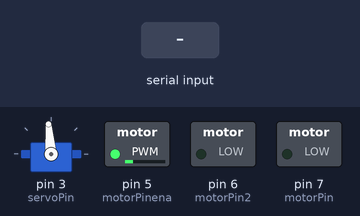
A sketch run on a simulated Arduino Nano, built with avr-gcc and run on an emulated ATmega328P. On the bench: servo, switched loads named in the sketch (green lamp = pin HIGH). Inputs (shaded band) come from the test bench. What the sketch prints to the serial monitor is not drawn.

Above: at 1.2 s.
1.3 s: "1" received over Serial
At 2.8 s:
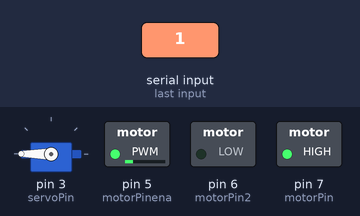
At 7.0 s:
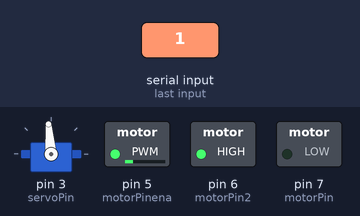
Timing chart, 0 to 10.8 s (numbered marks = the images above; inputs shaded):
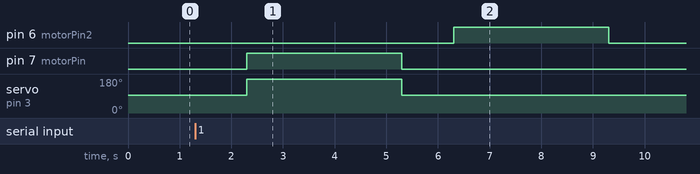

The sketch:

nano.ino.ino
```cpp
#include <Servo.h>
const int motorPin = 7;   // Digital pin connected to the motor control input
const int motorPin2 = 6;
const int motorPinena = 5 ; // Digital pin connected to the motor control input
Servo myServo;
int servoPin = 3;  // Use a PWM-capable pin


void setup() {
  Serial.begin(9600);  // Initialize serial communication
  pinMode(motorPin, OUTPUT);
  pinMode(motorPin2, OUTPUT);
  pinMode(motorPinena, OUTPUT);   // Set motor control pin as an output
  analogWrite(motorPinena, 50);
  myServo.attach(servoPin);
  rotateServo(95);

}

void loop() {
  if (Serial.available() > 0) {
    int command = Serial.read();  // Read the incoming character from serial

    if (command == '1') {
      delay(1000);  // Enable time in milliseconds
      rotateServo(180);
      digitalWrite(motorPin, HIGH);
      digitalWrite(motorPin2, LOW);
      delay(3000);
      digitalWrite(motorPin, LOW);
      rotateServo(95);
      delay(1000);
      //reverse
      digitalWrite(motorPin, LOW);
      digitalWrite(motorPin2, HIGH);
      delay(3000);  // Enable time in milliseconds
      digitalWrite(motorPin2, LOW);
      Serial.write("Done");
    }
  }
}
void rotateServo(int degrees) {
  // Ensure the specified angle is within valid range (0 to 180)
  degrees = constrain(degrees, 0, 180);

  // Rotate the servo to the specified angle
  myServo.write(degrees);
}
```

Measured:
- after the input at 1.3 s, pin 6 (motorPin2): LOW → HIGH after 5.0 s, → LOW 3.0 s later; pin 7 (motorPin): LOW → HIGH after 1.0 s, → LOW 3.0 s later; servo on pin 3 (servoPin): 95° → 180° after 1.0 s, → 95° 3.0 s later
